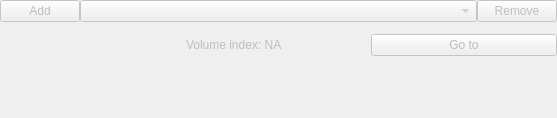
<?xml version="1.0" encoding="UTF-8"?>
<ui version="4.0">
 <class>ValveSequenceBrowserWidget</class>
 <widget class="qMRMLWidget" name="ValveSequenceBrowserWidget">
  <property name="enabled">
   <bool>false</bool>
  </property>
  <property name="geometry">
   <rect>
    <x>0</x>
    <y>0</y>
    <width>557</width>
    <height>118</height>
   </rect>
  </property>
  <property name="sizePolicy">
   <sizepolicy hsizetype="MinimumExpanding" vsizetype="Maximum">
    <horstretch>0</horstretch>
    <verstretch>0</verstretch>
   </sizepolicy>
  </property>
  <layout class="QFormLayout" name="formLayout">
   <property name="horizontalSpacing">
    <number>0</number>
   </property>
   <property name="leftMargin">
    <number>0</number>
   </property>
   <property name="topMargin">
    <number>0</number>
   </property>
   <property name="rightMargin">
    <number>0</number>
   </property>
   <property name="bottomMargin">
    <number>0</number>
   </property>
   <item row="0" column="1">
    <layout class="QHBoxLayout" name="timePointLayout">
     <item>
      <widget class="QPushButton" name="addTimePointButton">
       <property name="text">
        <string>Add</string>
       </property>
      </widget>
     </item>
     <item>
      <widget class="QComboBox" name="cardiacCyclePhaseSelector">
       <property name="sizePolicy">
        <sizepolicy hsizetype="Expanding" vsizetype="Fixed">
         <horstretch>0</horstretch>
         <verstretch>0</verstretch>
        </sizepolicy>
       </property>
      </widget>
     </item>
     <item>
      <widget class="QPushButton" name="removeTimePointButton">
       <property name="enabled">
        <bool>false</bool>
       </property>
       <property name="text">
        <string>Remove</string>
       </property>
      </widget>
     </item>
    </layout>
   </item>
   <item row="1" column="1">
    <widget class="qMRMLSequenceBrowserPlayWidget" name="heartValveBrowserPlayWidget">
     <property name="sizePolicy">
      <sizepolicy hsizetype="MinimumExpanding" vsizetype="Maximum">
       <horstretch>0</horstretch>
       <verstretch>0</verstretch>
      </sizepolicy>
     </property>
     <property name="RecordingControlsVisible">
      <bool>false</bool>
     </property>
    </widget>
   </item>
   <item row="2" column="1">
    <layout class="QHBoxLayout" name="horizontalLayout_8">
     <item>
      <widget class="qMRMLSequenceBrowserSeekWidget" name="heartValveBrowserSeekWidget"/>
     </item>
     <item>
      <widget class="QLabel" name="valveVolumeSequenceIndexLabel">
       <property name="text">
        <string>Volume index: NA</string>
       </property>
       <property name="margin">
        <number>6</number>
       </property>
      </widget>
     </item>
     <item>
      <widget class="QPushButton" name="goToAnalyzedFrameButton">
       <property name="text">
        <string>Go to</string>
       </property>
      </widget>
     </item>
    </layout>
   </item>
  </layout>
 </widget>
 <customwidgets>
  <customwidget>
   <class>qMRMLWidget</class>
   <extends>QWidget</extends>
   <header>qMRMLWidget.h</header>
   <container>1</container>
  </customwidget>
  <customwidget>
   <class>qMRMLSequenceBrowserPlayWidget</class>
   <extends>qMRMLWidget</extends>
   <header>qMRMLSequenceBrowserPlayWidget.h</header>
  </customwidget>
  <customwidget>
   <class>qMRMLSequenceBrowserSeekWidget</class>
   <extends>qMRMLWidget</extends>
   <header>qMRMLSequenceBrowserSeekWidget.h</header>
  </customwidget>
 </customwidgets>
 <resources/>
 <connections>
  <connection>
   <sender>ValveSequenceBrowserWidget</sender>
   <signal>mrmlSceneChanged(vtkMRMLScene*)</signal>
   <receiver>heartValveBrowserPlayWidget</receiver>
   <slot>setMRMLScene(vtkMRMLScene*)</slot>
   <hints>
    <hint type="sourcelabel">
     <x>278</x>
     <y>155</y>
    </hint>
    <hint type="destinationlabel">
     <x>317</x>
     <y>82</y>
    </hint>
   </hints>
  </connection>
  <connection>
   <sender>ValveSequenceBrowserWidget</sender>
   <signal>mrmlSceneChanged(vtkMRMLScene*)</signal>
   <receiver>heartValveBrowserSeekWidget</receiver>
   <slot>setMRMLScene(vtkMRMLScene*)</slot>
   <hints>
    <hint type="sourcelabel">
     <x>278</x>
     <y>155</y>
    </hint>
    <hint type="destinationlabel">
     <x>226</x>
     <y>138</y>
    </hint>
   </hints>
  </connection>
 </connections>
</ui>
